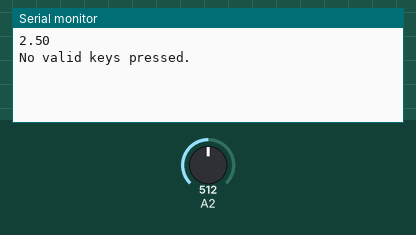
Recording of a sketch running on a simulated Arduino Uno, built with avr-gcc and run on an emulated ATmega328P. Shown: the last lines printed to the serial monitor. The test bench sets the inputs (shaded band); at power-on: A2 = 512.

Above: at 1.8 s.
1.9 s: A2 set to 716
At 2.8 s:
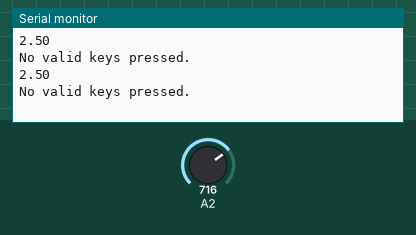
3.4 s: A2 set to 900
At 4.5 s:
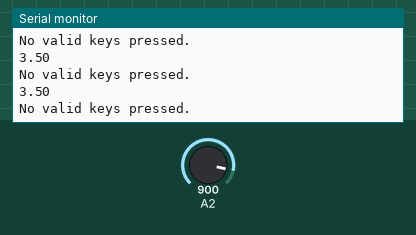
Timing chart, 0 to 6.4 s (numbered marks = the images above; inputs shaded):
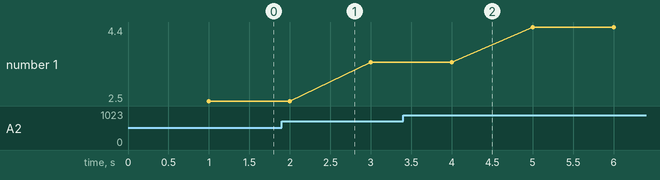

Measured:
- plotted number 1: 2.5 → 3.5 after the input at 1.9 s, 3.5 → 4.4 after the input at 3.4 s

The sketch:

sketch_jan20f.ino
```cpp
// CS 241 Lab 2 Assignment 3: More Keys, Fewer Pins
// By: Benjamin Stream & Solomon Himelbloom

void setup() {
  Serial.begin(9600);
  pinMode(A2, INPUT);
}

void loop()

{

  /*
1 = 902 mV
2 = 1.53 V
3 = 2.50 V
A = 2.75 V
  */

  float v=analogRead(A2); // reads voltage on pin A2: 0 .. 1023
  float realV=5.0*v/1023.0; // scale to actual volts above ground

  /*
   In a series circuit, the current flows through
   both the top and bottom resistors, so Itop = Ibottom.
   Thus Vtop / Rtop = Vbottom / Rbottom, solve for Rbottom.
   */

  float Vbottom=realV; // A2 to GND
  float Vtop=5.0-realV;  // 5V to A2
  float Rtop=1000.0;  // top known resistance (1k)
  float Rbottom=Vbottom / (Vtop/Rtop);

  delay(1000); // Wait for 100 milliseconds

  Serial.println(Vbottom);

  if (Vbottom == 0.90) {
    Serial.print("Key 1 was pressed.\n");
  }

  else if (Vbottom == 1.53) {
    Serial.print("Key 2 was pressed.\n");
  }

  else if (Vbottom == 2.50) {
    Serial.print("Key 3 was pressed.\n");
  }

  else if (Vbottom == 2.75) {
    Serial.print("Key A was pressed.\n");
  }

  else {
    Serial.print("No valid keys pressed.\n");
  }
}
```
